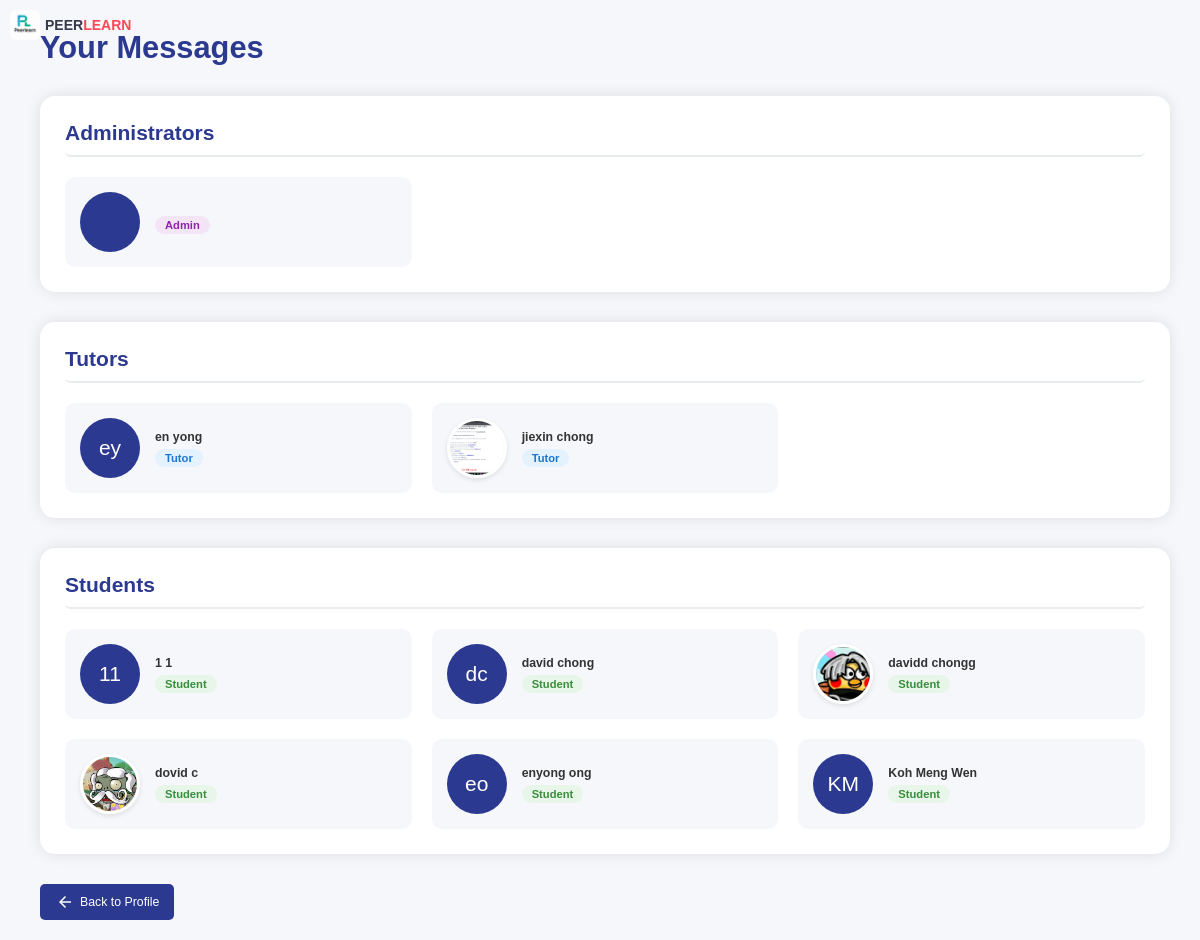
Before: /messages_list.php (signed in) with the older database file.
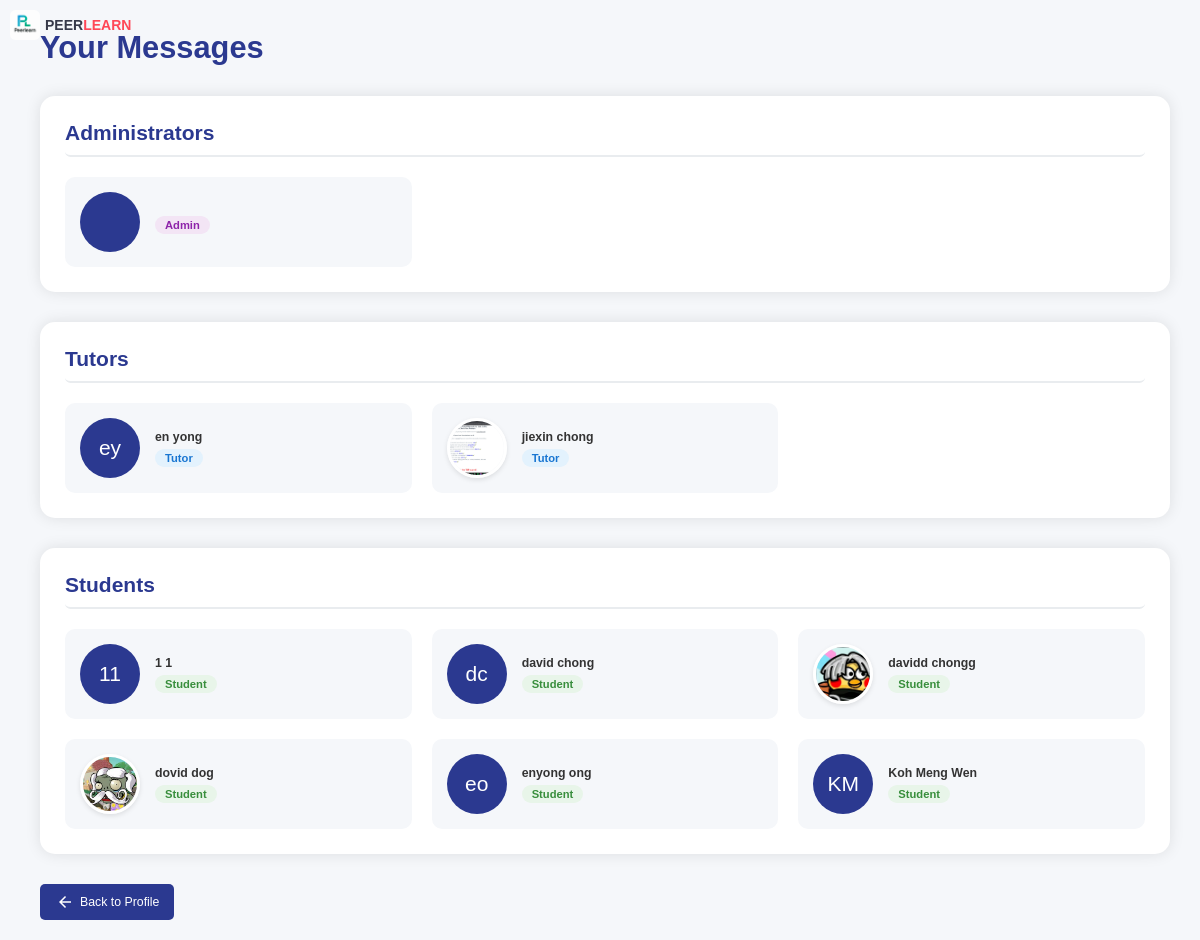
After: the same page with the newer database file.
### tables this page shows
CREATE TABLE `user` (
  `user_id` int(11) NOT NULL,
  `username` varchar(50) NOT NULL,
  `password` varchar(255) DEFAULT NULL,
  `email` varchar(100) NOT NULL,
  `role` enum('student','tutor','admin') NOT NULL,
  `first_name` varchar(50) NOT NULL,
  `last_name` varchar(50) NOT NULL,
  `phone` varchar(20) DEFAULT NULL,
  `profile_image` varchar(255) DEFAULT NULL,
  `is_active` tinyint(1) DEFAULT 1,
  `created_at` timestamp NOT NULL DEFAULT current_timestamp(),
  `last_login` datetime DEFAULT NULL,
  `reset_token_hash` varchar(64) DEFAULT NULL,
  `reset_token_expires_at` datetime DEFAULT NULL
);

### messages_list.php (the view, shortened to what this page needs)
<?php
require_once "db_connection.php";
$current_user_query = "SELECT role FROM user WHERE user_id = ?";
$stmt = $conn->prepare($current_user_query);
$stmt->bind_param("i", $_SESSION['user_id']);
$stmt->execute();
$current_user_result = $stmt->get_result();
$current_user = $current_user_result->fetch_assoc();
$query = "SELECT user_id, first_name, last_name, profile_image, role
          FROM user
          WHERE user_id != ?
          ORDER BY
            CASE
                WHEN role = 'admin' THEN 1
                WHEN role = 'tutor' THEN 2
                WHEN role = 'student' THEN 3
                ELSE 4
            END, first_name";
$stmt = $conn->prepare($query);
$stmt->bind_param("i", $_SESSION['user_id']);
$stmt->execute();
$result = $stmt->get_result();
$users = $result->fetch_all(MYSQLI_ASSOC);
$admins = array_filter($users, function($user) {
    return $user['role'] === 'admin';
});
$tutors = array_filter($users, function($user) {
    return $user['role'] === 'tutor';
});
$students = array_filter($users, function($user) {
    return $user['role'] === 'student';
});
if ($current_user['role'] === 'student') {
    $back_url = 'student_profile.php';
} elseif ($current_user['role'] === 'tutor') {
    $back_url = 'tutor_profile.php';
} else {
    $back_url = 'index.php';
}
?>
<!DOCTYPE html>
<html>
<head>
     <link rel="stylesheet" href="studentstyle.css">
</head>
        <div class="top top-corner">
            <div class="logo compact-logo">
                <img src="image/logo.png">
                <h2>PEER<span class="danger">LEARN</span></h2>
            </div>
        </div>
<body>
    <div class="main-content">
        <div class="message-center-container">
            <h1>Your Messages</h1>
            <?php if (!empty($admins)): ?>
                <div class="user-section">
                    <h2>Administrators</h2>
                    <div class="user-grid">
                        <?php foreach ($admins as $admin): ?>
                            <a href="messages.php?user_id=<?= $admin['user_id'] ?>" class="user-card">
                                <?php if ($admin['profile_image']): ?>
                                    <img src="<?= htmlspecialchars($admin['profile_image']) ?>" class="user-avatar" alt="Profile">
                                <?php else: ?>
                                    <div class="default-avatar">
                                    </div>
                                <?php endif; ?>
                                <div class="user-info">
                                    <span class="role-badge admin-badge">Admin</span>
                                </div>
                            </a>
                        <?php endforeach; ?>
                    </div>
                </div>
            <?php endif; ?>
            <div class="user-section">
                <h2>Tutors</h2>
                <?php if (!empty($tutors)): ?>
                    <div class="user-grid">
                        <?php foreach ($tutors as $tutor): ?>
                            <a href="student_messages.php?user_id=<?= $tutor['user_id'] ?>" class="user-card">
                                <?php if ($tutor['profile_image']): ?>
                                    <img src="<?= htmlspecialchars($tutor['profile_image']) ?>" class="user-avatar" alt="Profile">
                                <?php else: ?>
                                    <div class="default-avatar">
                                        <?= substr($tutor['first_name'], 0, 1) . substr($tutor['last_name'], 0, 1) ?>
                                    </div>
                                <?php endif; ?>
                                <div class="user-info">
                                    <div class="user-name"><?= htmlspecialchars($tutor['first_name'] . ' ' . $tutor['last_name']) ?></div>
                                    <span class="role-badge tutor-badge">Tutor</span>
                                </div>
                            </a>
                        <?php endforeach; ?>
                    </div>
                <?php else: ?>
                    <p class="empty-message">No tutors available</p>
                <?php endif; ?>
            </div>
            <?php if ($current_user['role'] === 'tutor'): ?>
                <div class="user-section">
                    <h2>Students</h2>
                    <?php if (!empty($students)): ?>
                        <div class="user-grid">
                            <?php foreach ($students as $student): ?>
                                <a href="messages.php?user_id=<?= $student['user_id'] ?>" class="user-card">
                                    <?php if ($student['profile_image']): ?>
                                        <img src="<?= htmlspecialchars($student['profile_image']) ?>" class="user-avatar" alt="Profile">
                                    <?php else: ?>
                                        <div class="default-avatar">
                                            <?= substr($student['first_name'], 0, 1) . substr($student['last_name'], 0, 1) ?>
                                        </div>
                                    <?php endif; ?>
                                    <div class="user-info">
                                        <div class="user-name"><?= htmlspecialchars($student['first_name'] . ' ' . $student['last_name']) ?></div>
                                        <span class="role-badge student-badge">Student</span>
                                    </div>
                                </a>
                            <?php endforeach; ?>
                        </div>
                    <?php else: ?>
                        <p class="empty-message">No students available</p>
                    <?php endif; ?>
                </div>
            <?php endif; ?>
        </div>
                <div class="message-center-container">
            <a href="<?php echo $back_url; ?>" class="back-button">
                <span class="material-symbols-sharp">arrow_back</span>
                Back to Profile
            </a>
    </div>
</body>
</html>

### studentstyle.css (style rules this page uses)
* { margin: 0; padding: 0; outline: 0; appearance: none; border: 0; text-decoration: none; list-style: none; box-sizing: border-box; border-radius: 0.4rem; }
html { font-size: 14px; }
body { width: 100vw; height: 100vh; font-family: poppins, sans-serif; font-size: 0.88rem; background: #f6f6f9; user-select: none; overflow-x: hidden; color: #363949; }
a { color: #363949; }
img { display: block; width: 100%; }
h1 { font-weight: 800; font-size: 1.8rem; }
h2 { font-size: 1.4rem; }
.danger { color: #ff7782; }

### messages_list.php (style rules this page uses)
:root { --primary: #2B3990; --secondary: #00AEEF; --accent: #C4D600; --light-gray: #f5f7fa; --gray: #e9ecef; --dark-gray: #6c757d; }
* { margin: 0; padding: 0; box-sizing: border-box; font-family: 'Poppins', sans-serif; }
body { display: flex; min-height: 100vh; background-color: var(--light-gray); }
.main-content { flex: 1; padding: 30px; margin-left: 10px; }
.message-center-container { max-width: 1200px; margin: 0 auto; }
.message-center-container h1 { font-size: 2.2rem; margin-bottom: 30px; color: var(--primary); }
.user-section { margin-bottom: 30px; background-color: white; border-radius: 15px; padding: 25px; box-shadow: 0 0 15px rgba(0,0,0,0.1); }
.user-section h2 { font-size: 1.5rem; margin-bottom: 20px; color: var(--primary); padding-bottom: 10px; border-bottom: 2px solid var(--gray); }
.user-grid { display: grid; grid-template-columns: repeat(auto-fill, minmax(280px, 1fr)); gap: 20px; }
.user-card { display: flex; align-items: center; padding: 15px; background-color: var(--light-gray); border-radius: 10px; transition: all 0.3s ease; }
.user-avatar { width: 60px; height: 60px; border-radius: 50%; object-fit: cover; margin-right: 15px; border: 3px solid white; box-shadow: 0 2px 5px rgba(0,0,0,0.1); }
.default-avatar { width: 60px; height: 60px; border-radius: 50%; background-color: var(--primary); display: flex; align-items: center; justify-content: center; color: white; font-size: 1.5rem; margin-right: 15px; }
.user-info { flex-grow: 1; }
.user-name { font-weight: 600; color: #333; margin-bottom: 5px; }
.role-badge { display: inline-block; padding: 3px 10px; border-radius: 15px; font-size: 0.8rem; font-weight: 600; }
.tutor-badge { background-color: #e3f2fd; color: #1976d2; }
.student-badge { background-color: #e8f5e9; color: #388e3c; }
.top-corner { position: fixed; top: 0; left: 0; padding: 10px; z-index: 1000; }
.compact-logo { display: flex; align-items: center; gap: 5px; }
.compact-logo img { width: 30px; height: 30px; }
.compact-logo h2 { font-size: 1rem; margin: 0; }
.danger { color: #ff4757; }
.admin-badge { background-color: #f3e5f5; color: #8e24aa; }
.back-button { display: inline-flex; align-items: center; margin-bottom: 20px; padding: 8px 15px; background-color: var(--primary); color: white; border-radius: 5px; text-decoration: none; transition: all 0.3s ease; }
.back-button .material-symbols-sharp { margin-right: 5px; font-size: 20px; }

Changed rows visible on the page:
changed user: first_name+last_name "dovid c" → "dovid dog"
